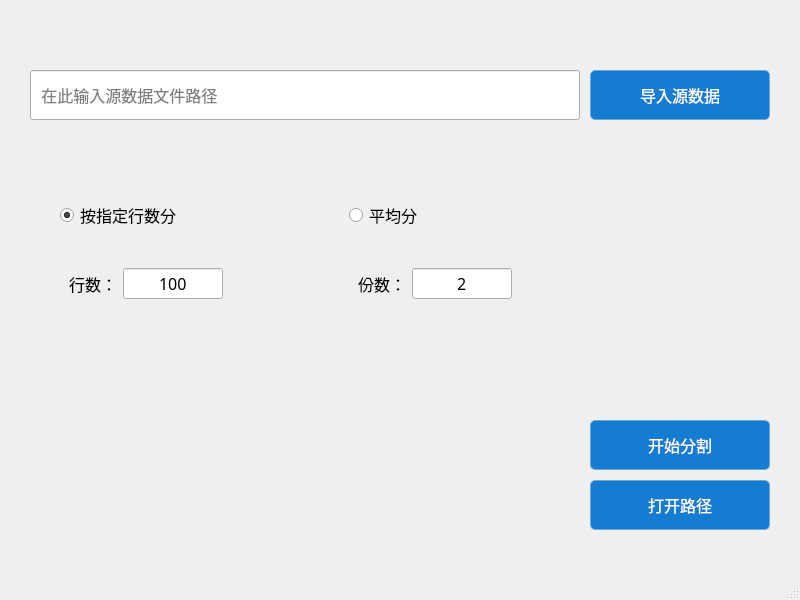
<?xml version="1.0" encoding="UTF-8"?>
<ui version="4.0">
 <class>MainWindow</class>
 <widget class="QMainWindow" name="MainWindow">
  <property name="geometry">
   <rect>
    <x>0</x>
    <y>0</y>
    <width>800</width>
    <height>600</height>
   </rect>
  </property>
  <property name="windowTitle">
   <string>MainWindow</string>
  </property>
  <property name="styleSheet">
   <string notr="true">.QPushButton{
        border-style: none;
        border: 1px solid #6ba9dc;
        color: #FFFFFF;
        padding: 5px;
        border-radius:5px;
        background: #147cd1;
		min-width: 95px;
}

.QPushButton:hover{
        background: #146cc1;
}

.QPushButton:pressed{
        background: #146cc1
}

.QPushButton:disabled{
        border: 1px solid #69b7db;
        background: #69b7db
}</string>
  </property>
  <widget class="QWidget" name="centralwidget">
   <widget class="QLineEdit" name="lineEdit_txt">
    <property name="geometry">
     <rect>
      <x>30</x>
      <y>70</y>
      <width>550</width>
      <height>50</height>
     </rect>
    </property>
    <property name="font">
     <font>
      <family>微软雅黑</family>
      <pointsize>12</pointsize>
     </font>
    </property>
    <property name="styleSheet">
     <string notr="true"/>
    </property>
    <property name="text">
     <string/>
    </property>
    <property name="placeholderText">
     <string>  在此输入源数据文件路径</string>
    </property>
   </widget>
   <widget class="QPushButton" name="openFileBtn">
    <property name="geometry">
     <rect>
      <x>590</x>
      <y>70</y>
      <width>180</width>
      <height>50</height>
     </rect>
    </property>
    <property name="minimumSize">
     <size>
      <width>180</width>
      <height>0</height>
     </size>
    </property>
    <property name="maximumSize">
     <size>
      <width>180</width>
      <height>16777215</height>
     </size>
    </property>
    <property name="font">
     <font>
      <family>微软雅黑</family>
      <pointsize>12</pointsize>
     </font>
    </property>
    <property name="text">
     <string>导入源数据</string>
    </property>
   </widget>
   <widget class="QPushButton" name="startSplitBtn">
    <property name="geometry">
     <rect>
      <x>590</x>
      <y>420</y>
      <width>180</width>
      <height>50</height>
     </rect>
    </property>
    <property name="minimumSize">
     <size>
      <width>180</width>
      <height>0</height>
     </size>
    </property>
    <property name="maximumSize">
     <size>
      <width>180</width>
      <height>16777215</height>
     </size>
    </property>
    <property name="font">
     <font>
      <family>微软雅黑</family>
      <pointsize>12</pointsize>
     </font>
    </property>
    <property name="text">
     <string>开始分割</string>
    </property>
   </widget>
   <widget class="QPushButton" name="openURL">
    <property name="geometry">
     <rect>
      <x>590</x>
      <y>480</y>
      <width>180</width>
      <height>50</height>
     </rect>
    </property>
    <property name="minimumSize">
     <size>
      <width>180</width>
      <height>0</height>
     </size>
    </property>
    <property name="maximumSize">
     <size>
      <width>180</width>
      <height>16777215</height>
     </size>
    </property>
    <property name="font">
     <font>
      <family>微软雅黑</family>
      <pointsize>12</pointsize>
     </font>
    </property>
    <property name="text">
     <string>打开路径</string>
    </property>
   </widget>
   <widget class="QWidget" name="">
    <property name="geometry">
     <rect>
      <x>60</x>
      <y>200</y>
      <width>571</width>
      <height>131</height>
     </rect>
    </property>
    <layout class="QHBoxLayout" name="horizontalLayout_3">
     <item>
      <layout class="QVBoxLayout" name="verticalLayout">
       <item>
        <widget class="QRadioButton" name="specifyLinesRB">
         <property name="minimumSize">
          <size>
           <width>0</width>
           <height>30</height>
          </size>
         </property>
         <property name="font">
          <font>
           <family>微软雅黑</family>
           <pointsize>12</pointsize>
          </font>
         </property>
         <property name="text">
          <string>按指定行数分</string>
         </property>
         <property name="checked">
          <bool>true</bool>
         </property>
        </widget>
       </item>
       <item>
        <widget class="QWidget" name="specifyLinesWgt" native="true">
         <layout class="QHBoxLayout" name="horizontalLayout_2">
          <item>
           <widget class="QLabel" name="label_2">
            <property name="minimumSize">
             <size>
              <width>0</width>
              <height>30</height>
             </size>
            </property>
            <property name="font">
             <font>
              <family>微软雅黑</family>
              <pointsize>12</pointsize>
             </font>
            </property>
            <property name="text">
             <string>行数：</string>
            </property>
           </widget>
          </item>
          <item>
           <widget class="QLineEdit" name="lineEdit_lineNum">
            <property name="minimumSize">
             <size>
              <width>100</width>
              <height>30</height>
             </size>
            </property>
            <property name="maximumSize">
             <size>
              <width>100</width>
              <height>16777215</height>
             </size>
            </property>
            <property name="font">
             <font>
              <family>微软雅黑</family>
              <pointsize>12</pointsize>
             </font>
            </property>
            <property name="text">
             <string>100</string>
            </property>
            <property name="alignment">
             <set>Qt::AlignCenter</set>
            </property>
           </widget>
          </item>
          <item>
           <spacer name="horizontalSpacer">
            <property name="orientation">
             <enum>Qt::Horizontal</enum>
            </property>
            <property name="sizeHint" stdset="0">
             <size>
              <width>40</width>
              <height>20</height>
             </size>
            </property>
           </spacer>
          </item>
         </layout>
        </widget>
       </item>
      </layout>
     </item>
     <item>
      <layout class="QVBoxLayout" name="verticalLayout_2">
       <item>
        <widget class="QRadioButton" name="averageRB">
         <property name="minimumSize">
          <size>
           <width>0</width>
           <height>30</height>
          </size>
         </property>
         <property name="font">
          <font>
           <family>微软雅黑</family>
           <pointsize>12</pointsize>
          </font>
         </property>
         <property name="text">
          <string>平均分</string>
         </property>
        </widget>
       </item>
       <item>
        <widget class="QWidget" name="averageWgt" native="true">
         <layout class="QHBoxLayout" name="horizontalLayout">
          <item>
           <widget class="QLabel" name="label">
            <property name="minimumSize">
             <size>
              <width>0</width>
              <height>30</height>
             </size>
            </property>
            <property name="font">
             <font>
              <family>微软雅黑</family>
              <pointsize>12</pointsize>
             </font>
            </property>
            <property name="text">
             <string>份数：</string>
            </property>
           </widget>
          </item>
          <item>
           <widget class="QLineEdit" name="lineEdit_docNum">
            <property name="minimumSize">
             <size>
              <width>100</width>
              <height>30</height>
             </size>
            </property>
            <property name="maximumSize">
             <size>
              <width>100</width>
              <height>16777215</height>
             </size>
            </property>
            <property name="font">
             <font>
              <family>微软雅黑</family>
              <pointsize>12</pointsize>
             </font>
            </property>
            <property name="text">
             <string>2</string>
            </property>
            <property name="alignment">
             <set>Qt::AlignCenter</set>
            </property>
           </widget>
          </item>
          <item>
           <spacer name="horizontalSpacer_2">
            <property name="orientation">
             <enum>Qt::Horizontal</enum>
            </property>
            <property name="sizeHint" stdset="0">
             <size>
              <width>40</width>
              <height>20</height>
             </size>
            </property>
           </spacer>
          </item>
         </layout>
        </widget>
       </item>
      </layout>
     </item>
    </layout>
   </widget>
  </widget>
  <widget class="QMenuBar" name="menubar">
   <property name="geometry">
    <rect>
     <x>0</x>
     <y>0</y>
     <width>800</width>
     <height>23</height>
    </rect>
   </property>
  </widget>
  <widget class="QStatusBar" name="statusbar"/>
 </widget>
 <resources/>
 <connections/>
</ui>
